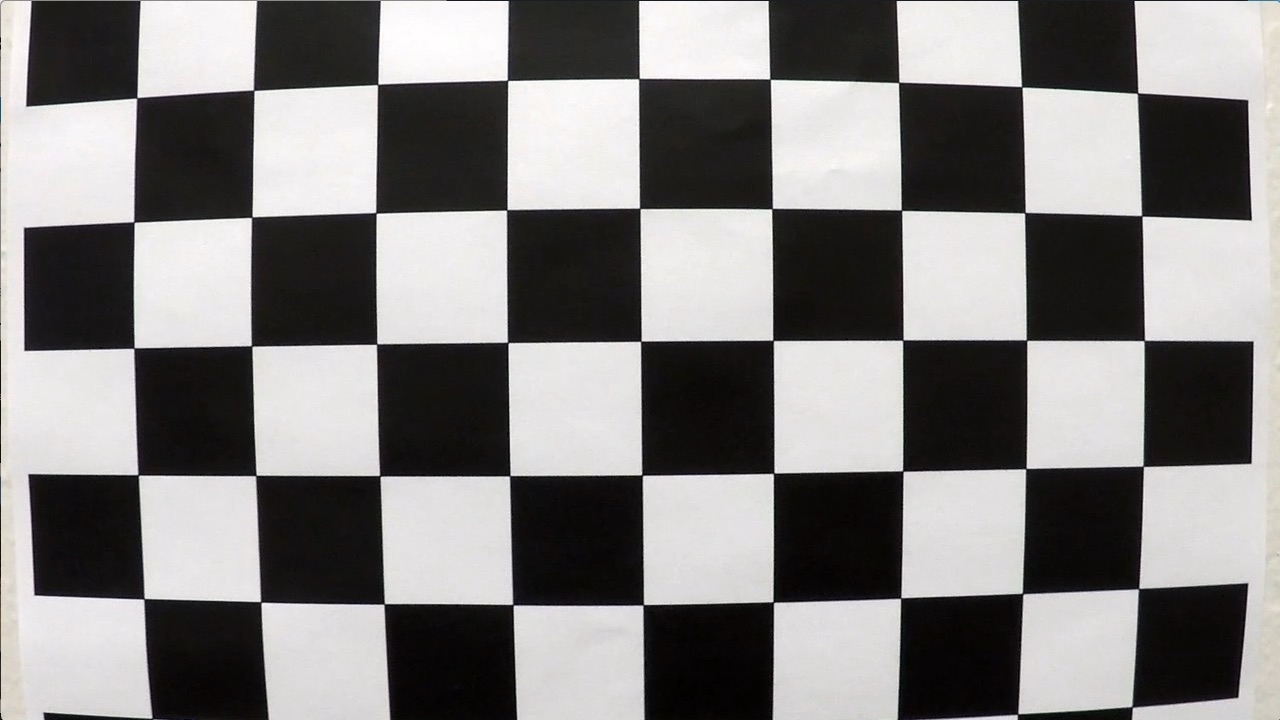
#> input picture camera_cal/calibration1.jpg, 1280 x 720 px; its folder holds only this picture in this run
$ jupyter execute --allow-errors Lab.ipynb   (shell and % lines are left out)   (older library calls are emulated)
#> lines starting #> are read from the running program, lines starting #| are printed output that depends on the picture; after the words box and inside, x2 and y2 are one past the last pixel; in counts of white or black regions, pixels touching at a corner belong together
[cell 1]
import numpy as np
import pandas as pd
import cv2
import os
import glob
import matplotlib.pyplot as plt
import pickle

## Calibration & Distortion Correction

The videos that we have are given by someone to create self-driving cars projects. He also gave a distortion calibration dataset for us to correct the lens distortion.

[cell 2]
def calibrate_distortion():
    # Creating vector to store vectors of 3D points for each checkerboard image
    objpoints = []
    # Creating vector to store vectors of 2D points for each checkerboard image
    imgpoints = []

    # Prepare object points 0,0,0 ... 8,5,0 for 3D points
    obj_pts = np.zeros((6*9,3), np.float32)
    obj_pts[:,:2] = np.mgrid[0:9, 0:6].T.reshape(-1,2)

    # Get directory for all calibration images
    images = glob.glob('camera_cal/*.jpg')

    for indx, fname in enumerate(images):
        img = cv2.imread(fname)
#> img is the input picture: shape (720, 1280, 3); mean B, G, R 127.8, 128.4, 130.1
        gray = cv2.cvtColor(img, cv2.COLOR_BGR2GRAY)

        ret, corners = cv2.findChessboardCorners(gray, (9,6), cv2.CALIB_CB_ADAPTIVE_THRESH + cv2.CALIB_CB_FAST_CHECK + cv2.CALIB_CB_NORMALIZE_IMAGE)
#> ret = False; corners = None

        if ret == True:
            objpoints.append(obj_pts)

            criteria = (cv2.TERM_CRITERIA_EPS + cv2.TERM_CRITERIA_MAX_ITER, 30, 0.001)
            corners2 = cv2.cornerSubPix(gray, corners, (11,11),(-1,-1), criteria)

            imgpoints.append(corners2)

    # Calibrate camera
    img_size = (img.shape[1], img.shape[0])
#> img_size = (1280, 720)
    ret, mtx, dist, rvecs, tvecs = cv2.calibrateCamera(objpoints, imgpoints, img_size, None,None)

    # Save camera calibration for later use
    dist_pickle = {}
    dist_pickle['mtx'] = mtx
    dist_pickle['dist'] = dist
    pickle.dump( dist_pickle, open('camera_cal/cal_pickle.p', 'wb') )

#> (a cell that did not finish here is left out)

[cell 4]
def undistort(img, cal_dir='camera_cal/cal_pickle.p'):
    with open(cal_dir, mode='rb') as f:
        file = pickle.load(f)
    mtx = file['mtx']
    dist = file['dist']
    dst = cv2.undistort(img, mtx, dist, None, mtx)

    return dst

[cell 5]
img = cv2.imread('camera_cal/calibration17.jpg')
#> (the rest of this cell did not finish here and is left out)

## Edges detection

[cell 6]
img = cv2.imread('test_images/test7.jpg')
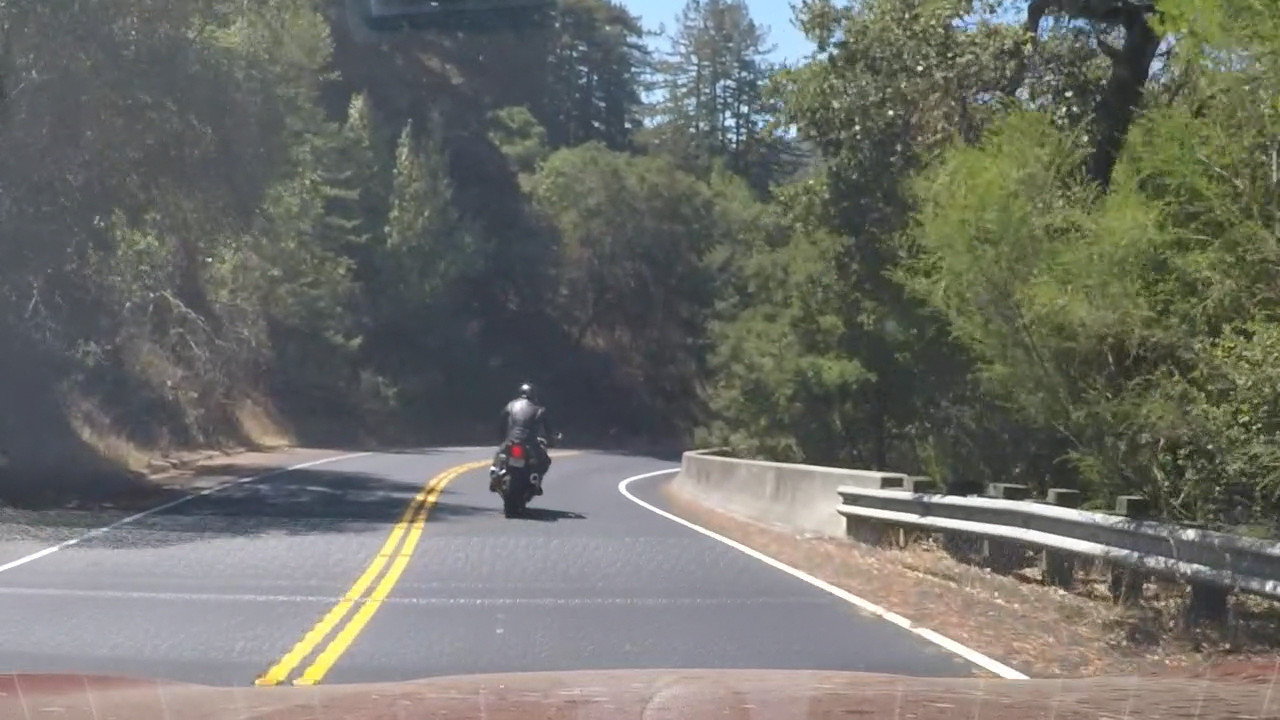
#> input picture test_images/test7.jpg, 1280 x 720 px
#> img is the input picture: shape (720, 1280, 3); mean B, G, R 105.8, 112, 111.2
img = cv2.cvtColor(img, cv2.COLOR_BGR2RGB)

[cell 7]
def detect_edges(img, s_thresh=(100, 255), sx_thresh=(15, 255), canny=True, blur=True):
    # Convert to HLS color space and separate the V channel
#> called with s_thresh = (100, 255), sx_thresh = (15, 255), canny = False, blur = False
    hls = cv2.cvtColor(img, cv2.COLOR_RGB2HLS).astype(np.float)
    l_channel = hls[:,:,1]
    s_channel = hls[:,:,2]
    h_channel = hls[:,:,0]

    # Sobel x
    if canny:
        edges = cv2.Canny(cv2.cvtColor(img, cv2.COLOR_RGB2GRAY), 100, 300)
    else:
        edges = cv2.Sobel(l_channel, cv2.CV_64F, 1, 1)

    abs_edges = np.absolute(edges) # Absolute x derivative to accentuate lines away from horizontal
    scaled_edges = np.uint8(255*abs_edges/np.max(abs_edges))

    # Threshold x gradient
    sxbinary = np.zeros_like(scaled_edges)
    sxbinary[(scaled_edges >= sx_thresh[0]) & (scaled_edges <= sx_thresh[1])] = 1

    # Threshold color channel
    s_binary = np.zeros_like(s_channel)
    s_binary[(s_channel >= s_thresh[0]) & (s_channel <= s_thresh[1])] = 1

    combined_binary = np.zeros_like(sxbinary)
    combined_binary[(s_binary == 1) | (sxbinary == 1)] = 1

    if blur:
        combined_binary = cv2.blur(combined_binary, (5,5))

    return combined_binary

[cell 8]
f, plots = plt.subplots(2, 2, figsize=(20,10))

plots[0][0].imshow(detect_edges(img, canny=False, blur=False), cmap='gray')
plots[0][0].set_title('Sobel / No blur', fontsize=30)

plots[1][0].imshow(detect_edges(img, canny=False, blur=True), cmap='gray')
plots[1][0].set_title('Sobel / Blur', fontsize=30)

plots[0][1].imshow(detect_edges(img, canny=True, blur=False), cmap='gray')
#> in detect_edges (call 3), `edges = cv2.Canny(cv2.cvtColor(img, cv2.COLOR_RGB2GRAY), 100, 300)`: edges: shape (720, 1280); 2.9% white in thin lines or dots
#> in detect_edges (call 3), `scaled_edges = np.uint8(255*abs_edges/np.max(abs_edges))`: scaled_edges: shape (720, 1280); every value is 0
plots[0][1].set_title('Canny / No blur', fontsize=30)

plots[1][1].imshow(detect_edges(img, canny=True, blur=True), cmap='gray')
plots[1][1].set_title('Canny / Blur', fontsize=30)

## Perspective warp

[cell 9]
#src_points = [(0.37,0.66),(0.63,0.66),(0,1),(1,1)]
src_points = [(0.30,0.70),(0.70,0.70),(0,1),(1,1)]
dst_points = [(0,0), (1, 0), (0,1), (1,1)]
dst_shape = (1280, 720)

[cell 10]
def perspective_warp(img):
    # Create real pixels poins from percentages proportions
    img_size = np.float32([(img.shape[1], img.shape[0])])
#> img_size = [[1280, 720]]
    src = np.float32(src_points) * img_size
    dst = np.float32(dst_points) * np.float32(dst_shape)

    M = cv2.getPerspectiveTransform(src, dst)
    warped = cv2.warpPerspective(img, M, dst_shape)
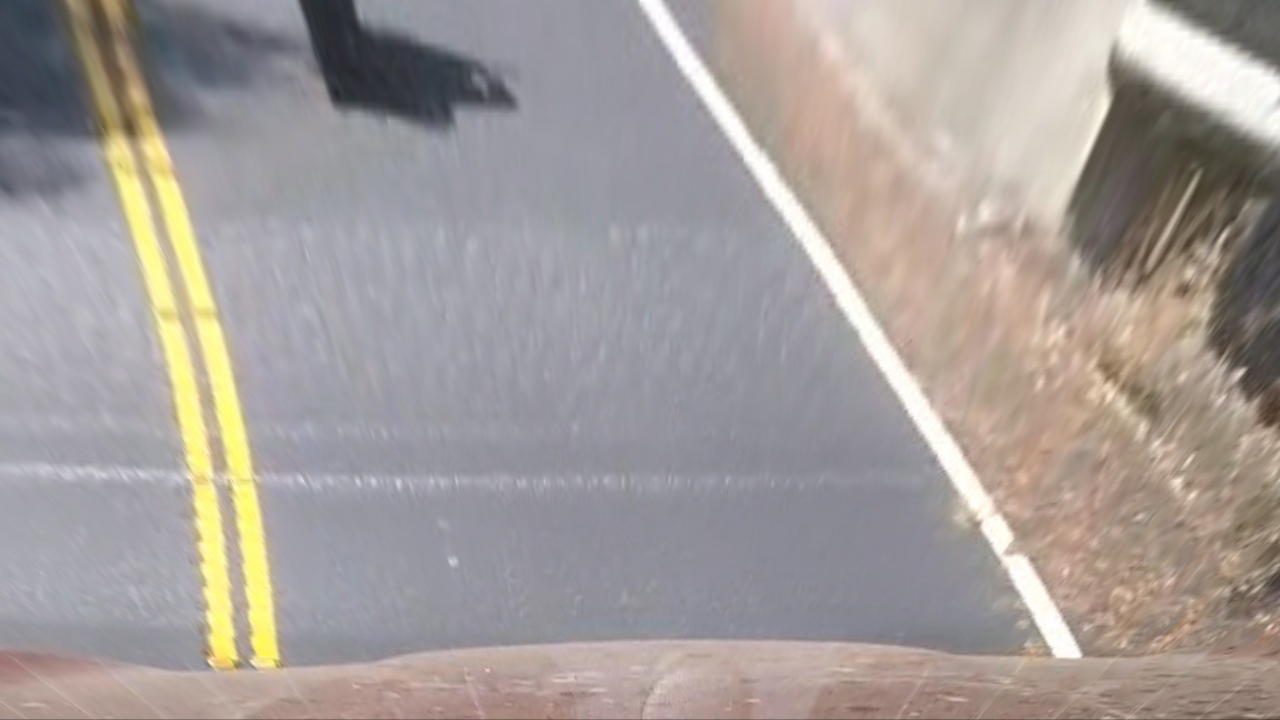
#> warped: shape (720, 1280, 3); mean R, G, B 164, 156.6, 153.6

    return warped

[cell 11]
dst = perspective_warp(img)

# Visualize perspective warp
f, (ax1, ax2) = plt.subplots(1, 2, figsize=(20,10))
ax1.imshow(img, extent=[0, 1280, 0, 720])
for point in src_points:
    ax1.plot(int(img.shape[1]*point[0]), int(720 - img.shape[0]*point[1]), '+', markersize=10, markeredgewidth=3, color='firebrick')
ax1.set_title('Original Image', fontsize=30)
ax2.imshow(dst)
ax2.set_title('Warped Image', fontsize=30)
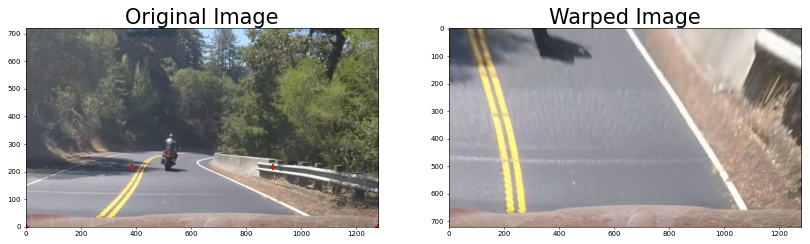
#> figure drawn by matplotlib, 2 panels

### Improvement of the perspective warp with point detection

[cell 12]
img_with_lines = np.copy(img)

edges = detect_edges(img_with_lines, canny=True, blur=True)
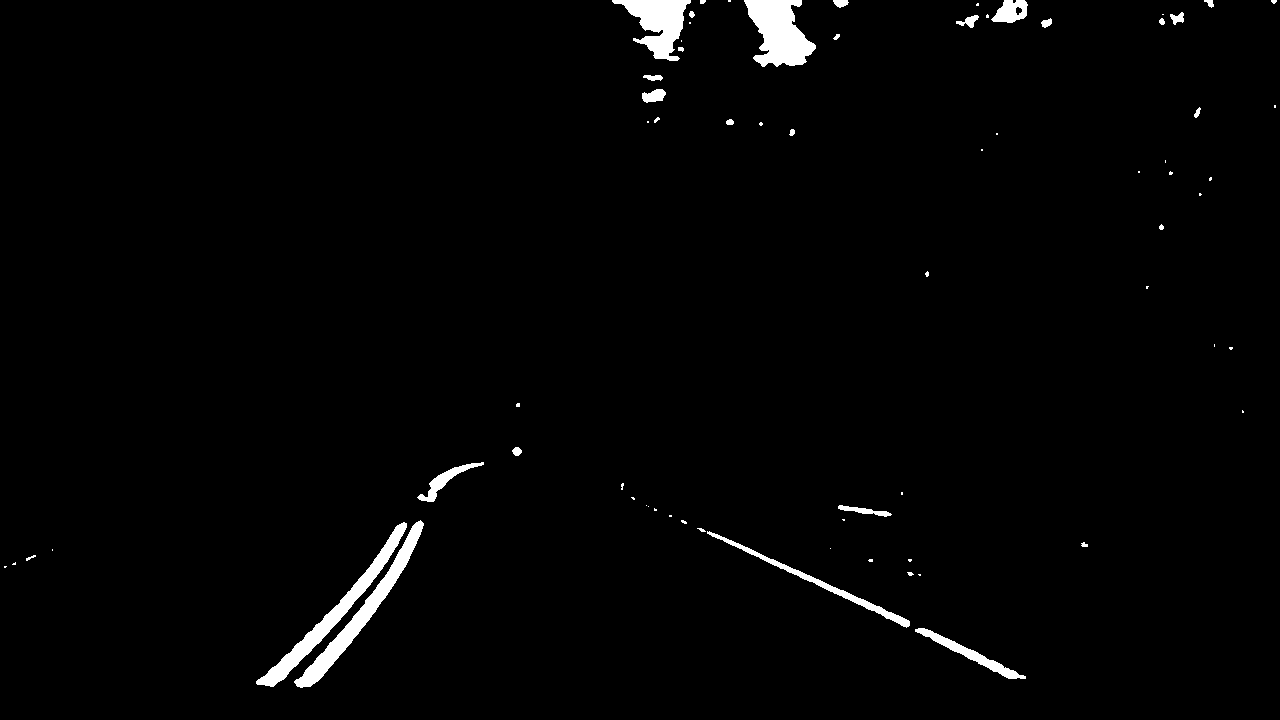
#> edges: shape (720, 1280); values 0 (black) and 1 (white), 1.8% white; 70 white regions (40 under 20 px), largest, box (x1, y1, x2, y2) and area: (744, 0, 816, 67) 3032, (294, 520, 424, 688) 2817, (256, 522, 407, 687) 2789

minLineLength = 1000
maxLineGap = 10
lines = cv2.HoughLinesP(edges, 1, np.pi/180, 100, minLineLength, maxLineGap)
#> lines = 124 rows, first 6: [915, 630, 1017, 677], [707, 532, 909, 622], [281, 680, 404, 522], [919, 628, 986, 658], [428, 492, 442, 473], [307, 686, 422, 527]
print(lines.shape)
#| (124, 1, 4)
for line in lines:
    for x1,y1,x2,y2 in line:
        cv2.line(img_with_lines, (x1,y1), (x2,y2), (0, 255, 0), 4)
#> this loop made 124 passes
#> line on passes 1 to 12: [[915, 630, 1017, 677]], [[707, 532, 909, 622]], [[281, 680, 404, 522]], [[919, 628, 986, 658]], [[428, 492, 442, 473]], [[307, 686, 422, 527]], [[283, 679, 404, 523]], [[428, 495, 446, 471]], [[917, 629, 1003, 667]], [[316, 681, 420, 533]], [[300, 660, 406, 525]], [[305, 686, 423, 524]]
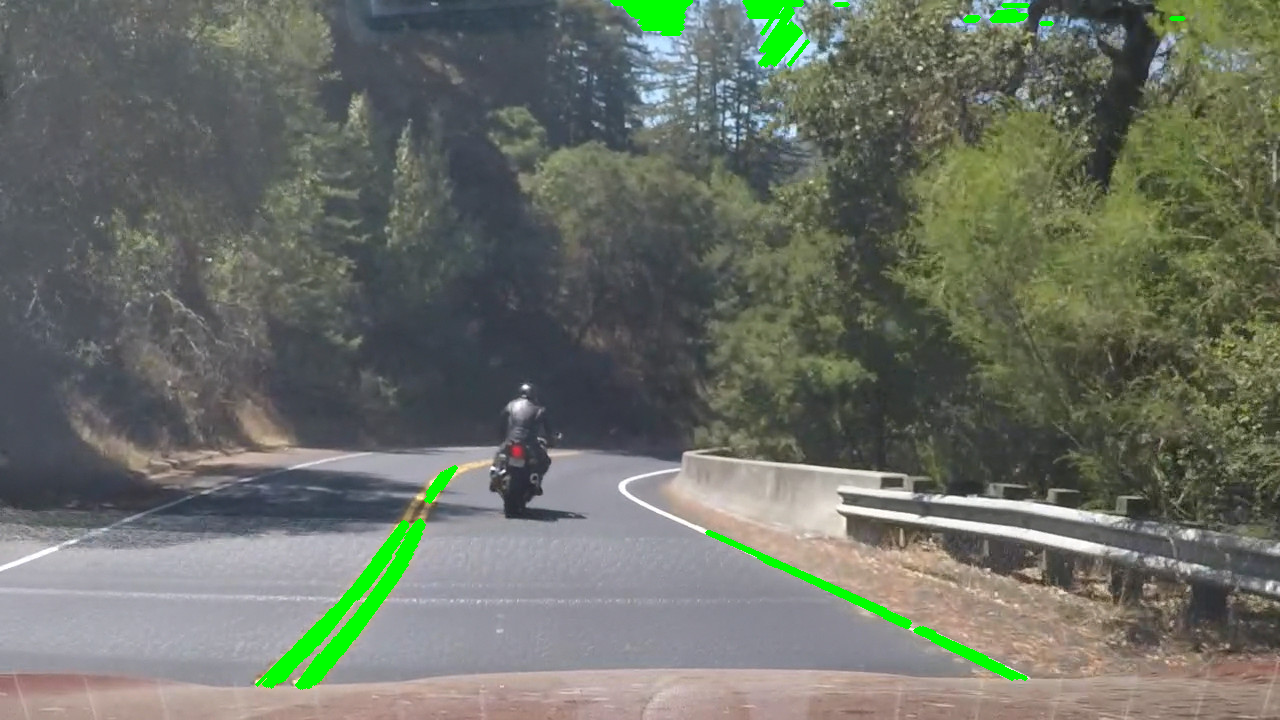
#> img_with_lines: shape (720, 1280, 3); mean R, G, B 107.6, 112.6, 102.6

plt.imshow(img_with_lines)

### Inverse function

[cell 13]
def inv_perspective_warp(img):
    # Create real pixels poins from percentages proportions
    img_size = np.float32([(img.shape[1],img.shape[0])])
    src = np.float32(src_points) * img_size
    dst = np.float32(dst_points) * np.float32(dst_shape)

    M = cv2.getPerspectiveTransform(dst, src)
    warped = cv2.warpPerspective(img, M, dst_shape)
    return warped

## Lane detection

#> (a cell that did not finish here is left out)

dst = detect_edges(dst, canny=True, blur=True)
dst = perspective_warp(dst)

f, (ax1, ax2) = plt.subplots(1, 2, figsize=(20,10))
ax1.imshow(img)
ax1.set_title('Original Image', fontsize=30)
ax2.imshow(dst, cmap='gray')
ax2.set_title('Preprocessed Image', fontsize=30)

[cell 15]
def get_hist(img):
    hist = np.sum(img[img.shape[0]//2:,:], axis=0)
    return hist

### Sharpen image

[cell 16]
def sharp_image(image):
    kernel_sharpening = np.array([[0,-1, 0],
                                  [-1, 5,-1],
                                  [0,-1,0 ]])

    # applying the sharpening kernel to the input image & displaying it.
    sharpened = cv2.filter2D(image, -1, kernel_sharpening)
    return sharpened

[cell 17]
sharpened_dst = sharp_image(dst)

f, (ax1, ax2) = plt.subplots(1, 2, figsize=(20,10))
ax1.imshow(dst, cmap='gray')
ax1.set_title('Original Image', fontsize=30)
ax2.imshow(sharpened_dst, cmap='gray')
ax2.set_title('Sharpened Image', fontsize=30)

[cell 18]
sharpened_dst.min()
#> Out = 0

### Lane fitting

[cell 19]
left_a, left_b, left_c = [],[],[]
right_a, right_b, right_c = [],[],[]

def sliding_window(img, nwindows=9, margin=100, minpix = 1, draw_windows=True):
#> called with nwindows = 9, margin = 100, minpix = 1, draw_windows = True
    global left_a, left_b, left_c,right_a, right_b, right_c
    left_fit_= np.empty(3)
    right_fit_ = np.empty(3)
    out_img = np.dstack((img, img, img))*255

    histogram = get_hist(img)
#> in get_hist, `hist = np.sum(img[img.shape[0]//2:,:], axis=0)`: hist = 1280 rows, first 8: [60253, 58112, 60169], [60250, 58118, 60160], [60248, 58141, 60185], [60262, 58162, 60206], [60270, 58173, 60224], [60267, 58173, 60231], [60287, 58191, 60261], [60294, 58201, 60271]
#> histogram has the same summary as hist in get_hist
    # find peaks of left and right halves
    midpoint = int(histogram.shape[0]/2)
#> midpoint = 640
    leftx_base = np.argmax(histogram[:midpoint])
#> leftx_base = 651
    rightx_base = np.argmax(histogram[midpoint:]) + midpoint
#> rightx_base = 1888

    # Set height of windows
    window_height = np.int(img.shape[0]/nwindows)
#> window_height = 80
    # Identify the x and y positions of all nonzero pixels in the image
    nonzero = img.nonzero()
    nonzeroy = np.array(nonzero[0])
    nonzerox = np.array(nonzero[1])
    # Current positions to be updated for each window
    leftx_current = leftx_base
#> leftx_current = 651
    rightx_current = rightx_base
#> rightx_current = 1888


    # Create empty lists to receive left and right lane pixel indices
    left_lane_inds = []
    right_lane_inds = []

    # Step through the windows one by one
    for window in range(nwindows):
        # Identify window boundaries in x and y (and right and left)
        win_y_low = img.shape[0] - (window+1)*window_height
        win_y_high = img.shape[0] - window*window_height
        win_xleft_low = leftx_current - margin
        win_xleft_high = leftx_current + margin
        win_xright_low = rightx_current - margin
        win_xright_high = rightx_current + margin
        # Draw the windows on the visualization image
        if draw_windows == True:
            cv2.rectangle(out_img,(win_xleft_low,win_y_low),(win_xleft_high,win_y_high),
            (100,255,255), 3)
            cv2.rectangle(out_img,(win_xright_low,win_y_low),(win_xright_high,win_y_high),
            (100,255,255), 3)
        # Identify the nonzero pixels in x and y within the window
        good_left_inds = ((nonzeroy >= win_y_low) & (nonzeroy < win_y_high) &
        (nonzerox >= win_xleft_low) &  (nonzerox < win_xleft_high)).nonzero()[0]
        good_right_inds = ((nonzeroy >= win_y_low) & (nonzeroy < win_y_high) &
        (nonzerox >= win_xright_low) &  (nonzerox < win_xright_high)).nonzero()[0]
        # Append these indices to the lists
        left_lane_inds.append(good_left_inds)
        right_lane_inds.append(good_right_inds)
        # If you found > minpix pixels, recenter next window on their mean position
        if len(good_left_inds) > minpix:
            leftx_current = np.int(np.mean(nonzerox[good_left_inds]))
        if len(good_right_inds) > minpix:
            rightx_current = np.int(np.mean(nonzerox[good_right_inds]))
#> this loop made 1 pass
#> (win_xleft_low, win_xleft_high, win_xright_low, win_xright_high) on pass 1: (551, 751, 1788, 1988)
#> after the loop, left_lane_inds = []; right_lane_inds = []


    # Concatenate the arrays of indices
    left_lane_inds = np.concatenate(left_lane_inds)
    right_lane_inds = np.concatenate(right_lane_inds)

    # Extract left and right line pixel positions
    leftx = nonzerox[left_lane_inds]
    lefty = nonzeroy[left_lane_inds]
    rightx = nonzerox[right_lane_inds]
    righty = nonzeroy[right_lane_inds]

    # Fit a second order polynomial to each
    left_fit = np.polyfit(lefty, leftx, 2)
    right_fit = np.polyfit(righty, rightx, 2)

    left_a.append(left_fit[0])
    left_b.append(left_fit[1])
    left_c.append(left_fit[2])

    right_a.append(right_fit[0])
    right_b.append(right_fit[1])
    right_c.append(right_fit[2])

    left_fit_[0] = np.mean(left_a[-10:])
    left_fit_[1] = np.mean(left_b[-10:])
    left_fit_[2] = np.mean(left_c[-10:])

    right_fit_[0] = np.mean(right_a[-10:])
    right_fit_[1] = np.mean(right_b[-10:])
    right_fit_[2] = np.mean(right_c[-10:])

    # Generate x and y values for plotting
    ploty = np.linspace(0, img.shape[0]-1, img.shape[0] )
    left_fitx = left_fit_[0]*ploty**2 + left_fit_[1]*ploty + left_fit_[2]
    right_fitx = right_fit_[0]*ploty**2 + right_fit_[1]*ploty + right_fit_[2]

    out_img[nonzeroy[left_lane_inds], nonzerox[left_lane_inds]] = [255, 0, 100]
    out_img[nonzeroy[right_lane_inds], nonzerox[right_lane_inds]] = [0, 100, 255]

    return out_img, (left_fitx, right_fitx), (left_fit_, right_fit_), ploty
